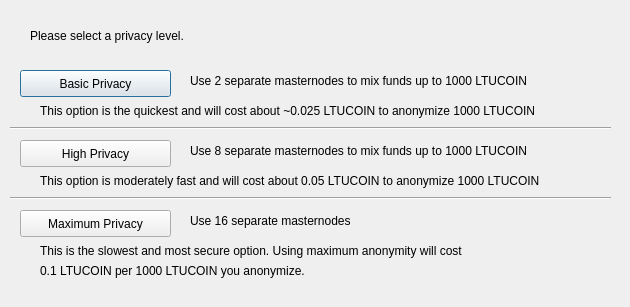
<?xml version="1.0" encoding="UTF-8"?>
<ui version="4.0">
 <class>DarksendConfig</class>
 <widget class="QDialog" name="DarksendConfig">
  <property name="geometry">
   <rect>
    <x>0</x>
    <y>0</y>
    <width>630</width>
    <height>307</height>
   </rect>
  </property>
  <property name="windowTitle">
   <string>Configure PrivateSend</string>
  </property>
  <widget class="QPushButton" name="buttonBasic">
   <property name="geometry">
    <rect>
     <x>20</x>
     <y>70</y>
     <width>151</width>
     <height>27</height>
    </rect>
   </property>
   <property name="text">
    <string>Basic Privacy</string>
   </property>
  </widget>
  <widget class="QPushButton" name="buttonHigh">
   <property name="geometry">
    <rect>
     <x>20</x>
     <y>140</y>
     <width>151</width>
     <height>27</height>
    </rect>
   </property>
   <property name="text">
    <string>High Privacy</string>
   </property>
  </widget>
  <widget class="QPushButton" name="buttonMax">
   <property name="geometry">
    <rect>
     <x>20</x>
     <y>210</y>
     <width>151</width>
     <height>27</height>
    </rect>
   </property>
   <property name="text">
    <string>Maximum Privacy</string>
   </property>
  </widget>
  <widget class="QLabel" name="label">
   <property name="geometry">
    <rect>
     <x>30</x>
     <y>20</y>
     <width>571</width>
     <height>31</height>
    </rect>
   </property>
   <property name="text">
    <string>Please select a privacy level.</string>
   </property>
  </widget>
  <widget class="QLabel" name="label_2">
   <property name="geometry">
    <rect>
     <x>190</x>
     <y>70</y>
     <width>421</width>
     <height>21</height>
    </rect>
   </property>
   <property name="text">
    <string>Use 2 separate masternodes to mix funds up to 1000 LTUCOIN</string>
   </property>
  </widget>
  <widget class="QLabel" name="label_3">
   <property name="geometry">
    <rect>
     <x>190</x>
     <y>140</y>
     <width>411</width>
     <height>21</height>
    </rect>
   </property>
   <property name="text">
    <string>Use 8 separate masternodes to mix funds up to 1000 LTUCOIN</string>
   </property>
  </widget>
  <widget class="QLabel" name="label_4">
   <property name="geometry">
    <rect>
     <x>190</x>
     <y>210</y>
     <width>421</width>
     <height>21</height>
    </rect>
   </property>
   <property name="text">
    <string>Use 16 separate masternodes</string>
   </property>
  </widget>
  <widget class="QLabel" name="label_6">
   <property name="geometry">
    <rect>
     <x>40</x>
     <y>100</y>
     <width>561</width>
     <height>21</height>
    </rect>
   </property>
   <property name="text">
    <string>This option is the quickest and will cost about ~0.025 LTUCOIN to anonymize 1000 LTUCOIN</string>
   </property>
  </widget>
  <widget class="QLabel" name="label_7">
   <property name="geometry">
    <rect>
     <x>40</x>
     <y>170</y>
     <width>561</width>
     <height>21</height>
    </rect>
   </property>
   <property name="text">
    <string>This option is moderately fast and will cost about 0.05 LTUCOIN to anonymize 1000 LTUCOIN</string>
   </property>
  </widget>
  <widget class="QLabel" name="label_8">
   <property name="geometry">
    <rect>
     <x>40</x>
     <y>240</y>
     <width>561</width>
     <height>21</height>
    </rect>
   </property>
   <property name="text">
    <string>This is the slowest and most secure option. Using maximum anonymity will cost</string>
   </property>
  </widget>
  <widget class="QLabel" name="label_9">
   <property name="geometry">
    <rect>
     <x>40</x>
     <y>260</y>
     <width>561</width>
     <height>21</height>
    </rect>
   </property>
   <property name="text">
    <string>0.1 LTUCOIN per 1000 LTUCOIN you anonymize.</string>
   </property>
  </widget>
  <widget class="Line" name="line">
   <property name="geometry">
    <rect>
     <x>10</x>
     <y>120</y>
     <width>601</width>
     <height>16</height>
    </rect>
   </property>
   <property name="orientation">
    <enum>Qt::Horizontal</enum>
   </property>
  </widget>
  <widget class="Line" name="line_2">
   <property name="geometry">
    <rect>
     <x>10</x>
     <y>190</y>
     <width>601</width>
     <height>16</height>
    </rect>
   </property>
   <property name="orientation">
    <enum>Qt::Horizontal</enum>
   </property>
  </widget>
 </widget>
 <resources/>
 <connections/>
</ui>
